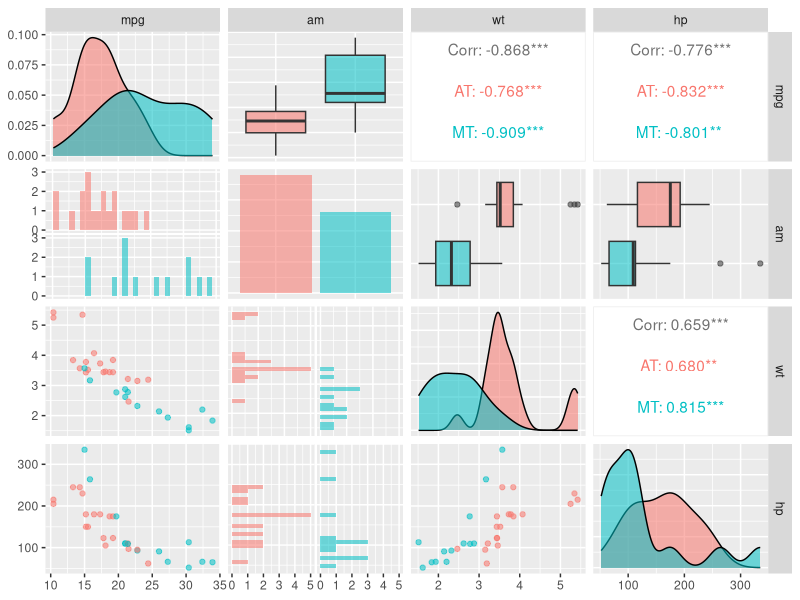
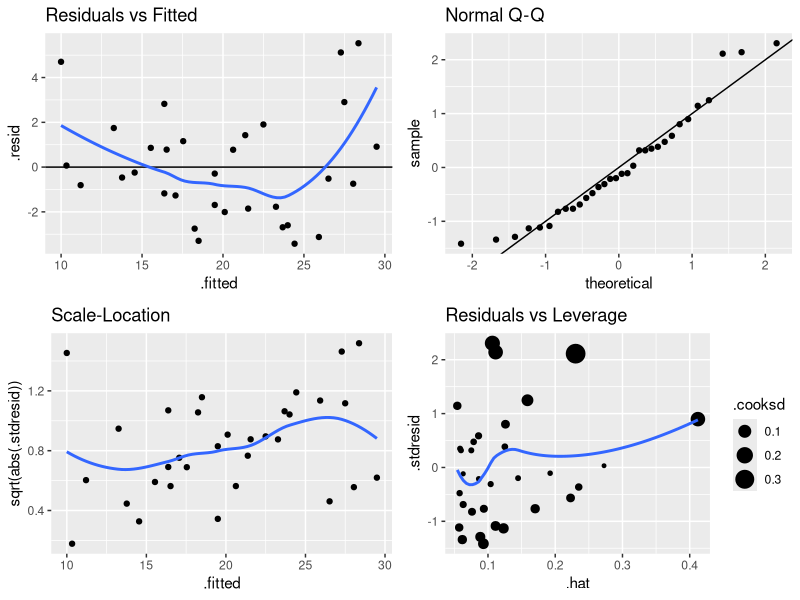

Write the R code that produced these figures, in order.
## ---- chunk 1
library("ggplot2")
library("GGally")
library("gridExtra")
library("dplyr")
# Load data
data(mtcars)
## ---- chunk 2
aggregate(mpg ~ factor(am, labels = c("AT", "MT")), mtcars, mean)
## ---- chunk 3
round(cor(mtcars), 2)[1, ]
## ---- chunk 4
fit1 <- lm(mpg ~ am, mtcars)
fit2 <- lm(mpg ~ am + wt, mtcars)
fit3 <- lm(mpg ~ am + wt + hp, mtcars)
fit4 <- lm(mpg ~ am + wt + hp + disp, mtcars)
fit5 <- lm(mpg ~ am + wt + hp + disp + cyl, mtcars)
## ---- chunk 5
anova(fit1, fit2, fit3, fit4, fit5)
## ---- chunk 6
# Factorize
mtcars$am <- factor(mtcars$am, labels = c("AT", "MT"))
ggpairs(mtcars[, c(1, 9, 6, 4)], aes(color = am, alpha = .4))
## ---- chunk 7
# Residuals vs Fitted
plot1 <- ggplot(fit3, aes(.fitted, .resid)) +
        geom_point() +
        geom_hline(yintercept = 0) +
        geom_smooth(se = FALSE) +
        ggtitle("Residuals vs Fitted")
# Normal Q-Q
plot2 <- ggplot(fit3) +
        stat_qq(aes(sample = .stdresid)) +
        geom_abline() +
        ggtitle("Normal Q-Q")
# Scale-Location
plot3 <- ggplot(fit3, aes(.fitted, sqrt(abs(.stdresid)))) +
        geom_point() +
        geom_smooth(se = FALSE) +
        ggtitle("Scale-Location")
# Standardized Residuals vs Leverage
plot4 <- ggplot(fit3, aes(.hat, .stdresid)) +
        geom_point(aes(size = .cooksd)) +
        geom_smooth(se = FALSE) +
        ggtitle("Residuals vs Leverage")

grid.arrange(plot1, plot2, plot3, plot4, ncol = 2)
